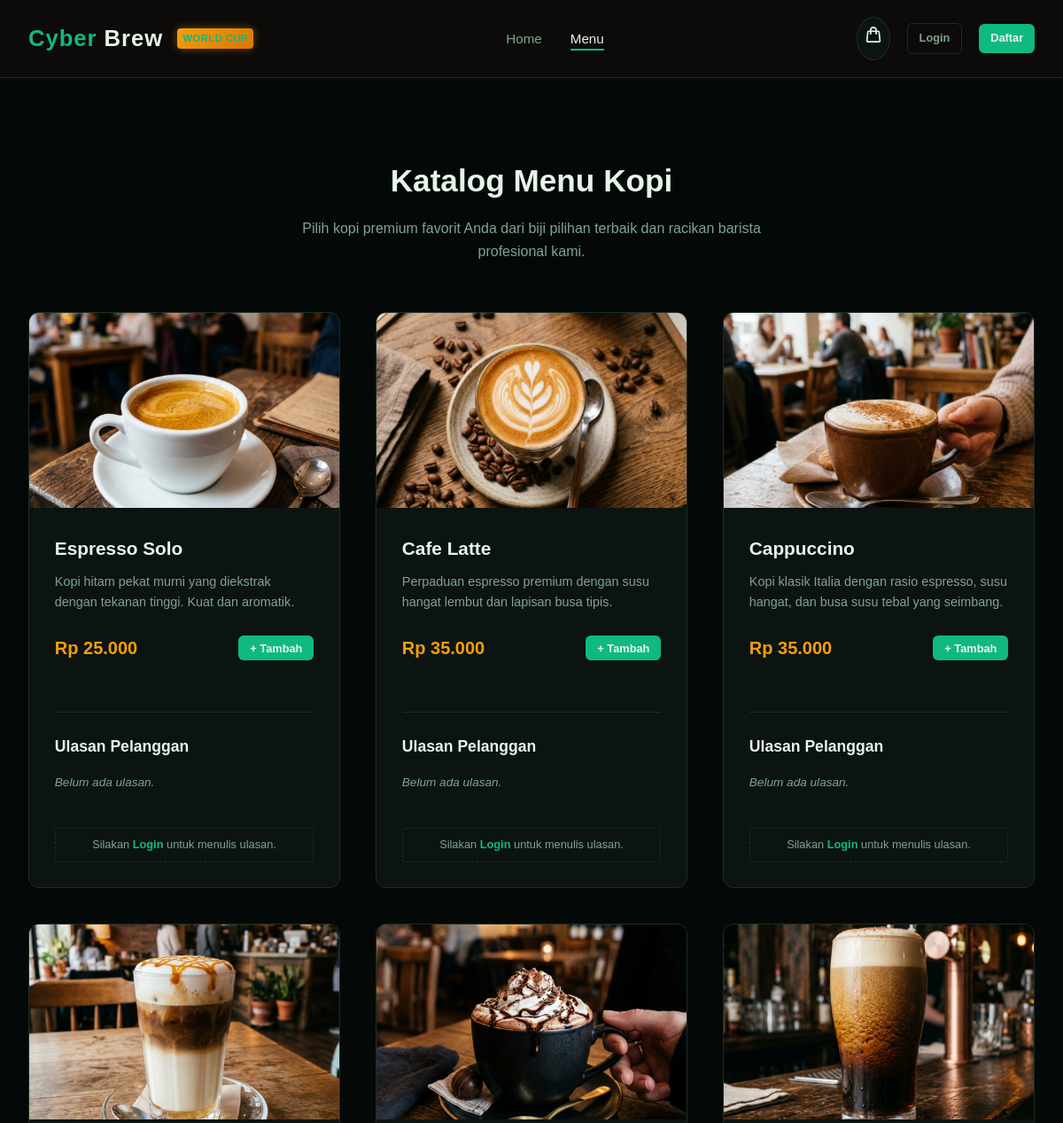
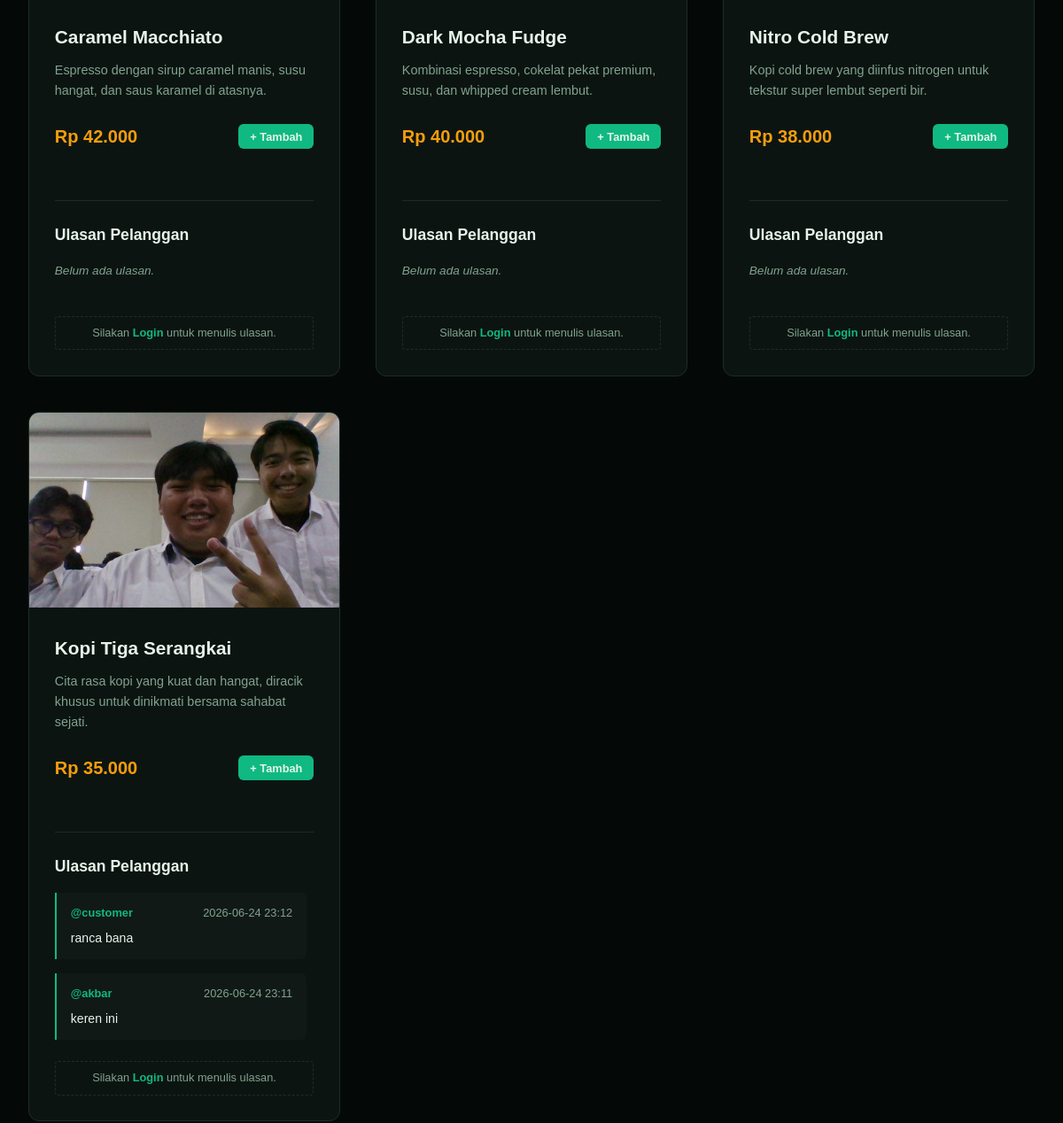
Before: /menu (upper part) with the older database file (2 pictures, top to bottom).
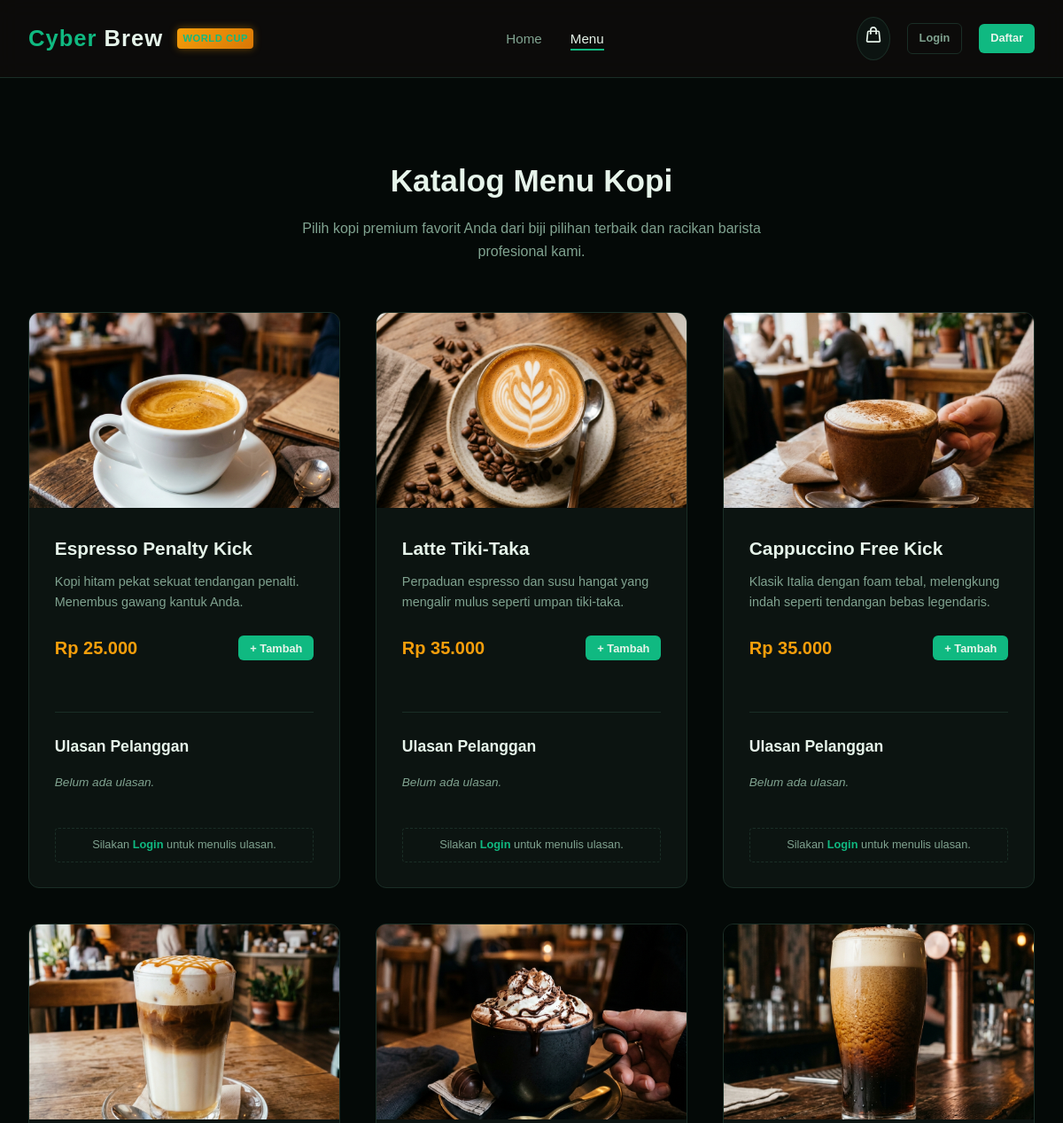
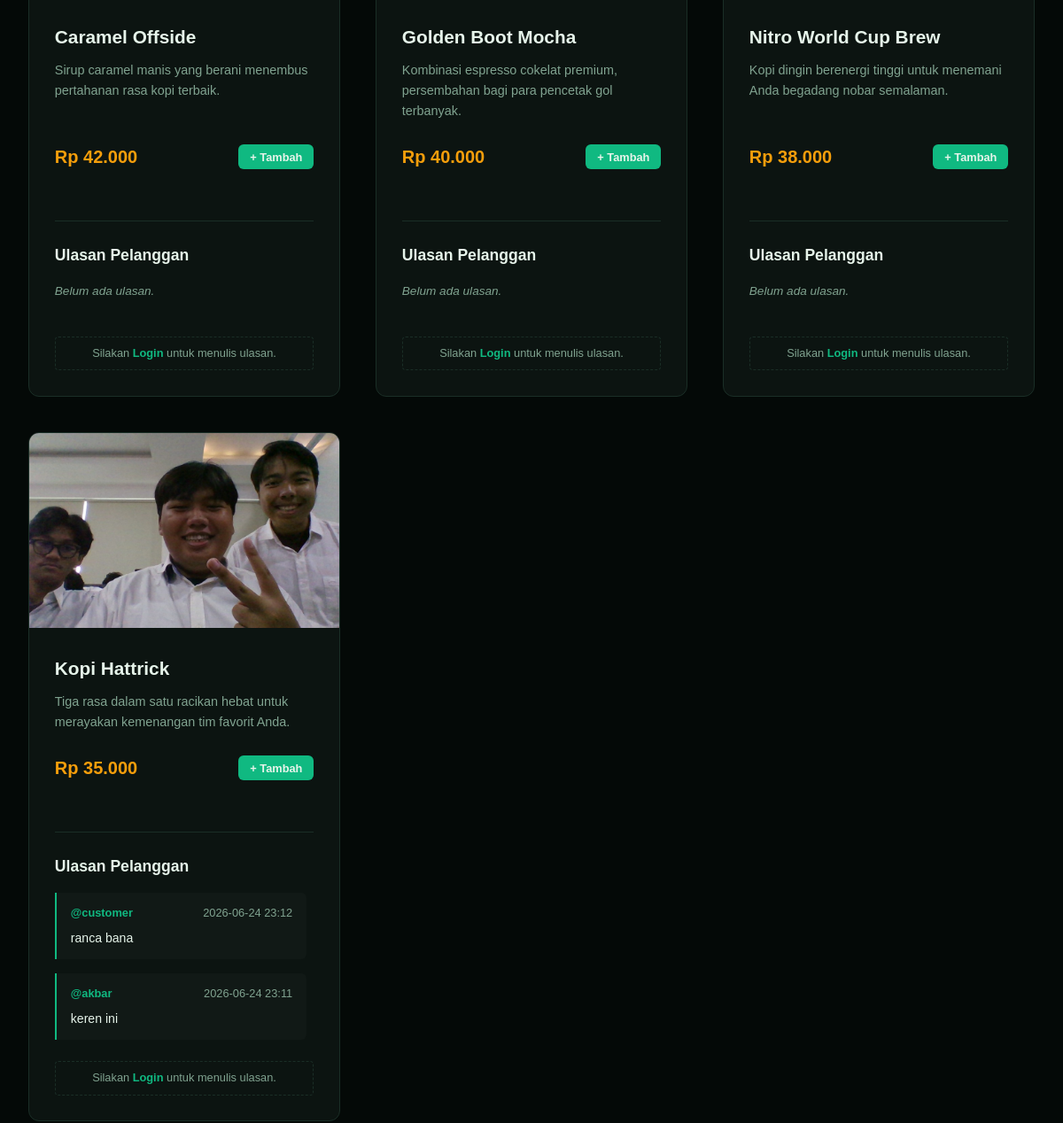
After: the same page with the newer database file (2 pictures, top to bottom).
### tables this page shows
CREATE TABLE products (
                id INTEGER PRIMARY KEY AUTOINCREMENT,
                name TEXT NOT NULL,
                description TEXT NOT NULL,
                price INTEGER NOT NULL,
                image_url TEXT NOT NULL
            );

CREATE TABLE reviews (
                id INTEGER PRIMARY KEY AUTOINCREMENT,
                product_id INTEGER NOT NULL,
                username TEXT NOT NULL,
                comment TEXT NOT NULL,
                review_date TEXT NOT NULL,
                FOREIGN KEY (product_id) REFERENCES products (id)
            );

### app.py (the view)
@app.route('/menu')
def menu():
    user = get_current_user()
    conn = get_db_connection()
    products = conn.execute('SELECT * FROM products').fetchall()
    products_with_reviews = []
    for product in products:
        p_dict = dict(product)
        reviews = conn.execute('SELECT * FROM reviews WHERE product_id = ? ORDER BY id DESC', (product['id'],)).fetchall()
        p_dict['reviews'] = [dict(r) for r in reviews]
        products_with_reviews.append(p_dict)
    conn.close()
    return render_template('menu.html', user=user, products=products_with_reviews, security_mode=config.SECURITY_MODE)

### app.py (called while the page is built, shortened)
@app.before_request
def check_session_timeout():
    if not request.endpoint or request.endpoint in ['static', 'login', 'register', 'logout', 'log_cookie']:
        return
    now = datetime.now().timestamp()
    if config.SECURITY_MODE:
        session.permanent = True

@app.before_request
def enforce_https():
    if config.SECURITY_MODE:
        is_secure = request.is_secure or request.headers.get('X-Forwarded-Proto', '').lower() == 'https'
        if not is_secure:
            url = request.url.replace("http://", "https://", 1)
            return redirect(url, code=301)

def get_db_connection():
    conn = sqlite3.connect(config.DATABASE)
    conn.row_factory = sqlite3.Row
    return conn

def get_current_user():
    if config.SECURITY_MODE:
        username = session.get('username')
        if not username:
            return None
        conn = get_db_connection()
        user = conn.execute('SELECT * FROM users WHERE username = ?', (username,)).fetchone()
        conn.close()
        return user

@app.context_processor
def inject_security_status():
    return dict(SECURITY_MODE=config.SECURITY_MODE)

### templates/menu.html (shortened to what this page needs)
{% extends 'layout.html' %}
{% block content %}
<section class="container">
    <div class="section-header">
        <h2>Katalog Menu Kopi</h2>
        <p>Pilih kopi premium favorit Anda dari biji pilihan terbaik dan racikan barista profesional kami.</p>
    </div>
    <div class="products-grid">
        {% for product in products %}
            <div class="product-card">
                <div class="product-image-container">
                    <img src="{{ product.image_url }}" alt="{{ product.name }}">
                </div>
                <div class="product-info">
                    <h3 class="product-name">{{ product.name }}</h3>
                    <p class="product-desc">{{ product.description }}</p>
                    <div class="product-footer" style="margin-bottom: 1.5rem;">
                        <span class="product-price">Rp {{ "{:,}".format(product.price).replace(",", ".") }}</span>
                        {% if user and user.role == 'admin' %}
                            <form action="/admin/delete_product/{{ product.id }}" method="POST" style="display: inline;" onsubmit="return confirm('Apakah Anda yakin ingin menghapus menu ini?');">
                                <button type="submit" class="btn btn-danger btn-sm">
                                    Hapus Menu
                                </button>
                            </form>
                        {% else %}
                            <button class="btn btn-primary btn-sm" onclick="addToCart({{ product.id }}, '{{ product.name }}', {{ product.price }})">
                                + Tambah
                            </button>
                        {% endif %}
                    </div>
                    <div class="review-section" id="reviews">
                        <h4>Ulasan Pelanggan</h4>
                        <div class="review-list">
                            {% if product.reviews %}
                                {% for review in product.reviews %}
                                    <div class="review-item">
                                        <div class="review-header">
                                            <span class="review-user">@{{ review.username }}</span>
                                            <span>{{ review.review_date }}</span>
                                        </div>
                                        {% if security_mode %}
                                            <p class="review-comment">{{ review.comment }}</p>
                                        {% else %}
                                            <p class="review-comment">{{ review.comment | safe }}</p>
                                        {% endif %}
                                    </div>
                                {% endfor %}
                            {% else %}
                                <p style="color: var(--text-muted); font-size: 0.85rem; font-style: italic; margin-bottom: 1rem;">Belum ada ulasan.</p>
                            {% endif %}
                        </div>
                        {% if user and user.role != 'admin' %}
                            <form action="/add_review" method="POST" class="review-form">
                                <input type="hidden" name="product_id" value="{{ product.id }}">
                                <div style="display: flex; gap: 0.5rem;">
                                    <input type="text" name="comment" class="form-control" placeholder="Tulis ulasan kopi ini..." required style="padding: 0.5rem 0.8rem; font-size: 0.85rem; border-radius: 4px;">
                                    <button type="submit" class="btn btn-primary btn-sm" style="padding: 0.5rem 1rem;">Kirim</button>
                                </div>
                            </form>
                        {% elif not user %}
                            <p style="color: var(--text-muted); font-size: 0.8rem; text-align: center; border: 1px dashed var(--border); padding: 0.5rem; border-radius: 4px;">
                                Silakan <a href="/login" style="font-weight: 600;">Login</a> untuk menulis ulasan.
                            </p>
                        {% endif %}
                    </div>
                </div>
            </div>
        {% endfor %}
    </div>
</section>
{% endblock %}

### templates/layout.html (shortened to what this page needs)
<!DOCTYPE html>
<html lang="id">
<head>
    <link rel="stylesheet" href="/static/css/style.css">
</head>
<body>
    <header>
        <div class="nav-container">
            <div class="logo">
                <a href="/"><span>Cyber</span> Brew <span class="wc-badge">World Cup</span></a>
            </div>
            <nav>
                <ul class="nav-menu">
                    <li><a href="/" class="nav-link {% if request.path == '/' %}active{% endif %}">Home</a></li>
                    <li><a href="/menu" class="nav-link {% if request.path == '/menu' %}active{% endif %}">Menu</a></li>
                </ul>
            </nav>
            <div class="nav-buttons">
                {% if not user or user.role != 'admin' %}
                <a href="/cart" class="cart-icon-container" title="Keranjang Belanja">
                </a>
                {% endif %}
                {% if user %}
                    <span style="font-size: 0.9rem; color: var(--text-muted);">Hi, <strong style="color: var(--text-light);">{{ user.username }}</strong></span>
                    <a href="/logout" class="btn btn-secondary btn-sm">Logout</a>
                {% else %}
                    <a href="/login" class="btn btn-secondary btn-sm">Login</a>
                    <a href="/register" class="btn btn-primary btn-sm">Daftar</a>
                {% endif %}
            </div>
        </div>
    </header>
    <main>
        {% block content %}{% endblock %}
    </main>
</body>
</html>

Changed rows visible on the page:
changed products: name "Espresso Solo" → "Espresso Penalty Kick"; description "Kopi hitam pekat murni yang diekstrak dengan tekanan tinggi. Kuat dan aromatik." → "Kopi hitam pekat sekuat tendangan penalti. Menembus gawang kantuk Anda."
changed products: name "Cafe Latte" → "Latte Tiki-Taka"; description "Perpaduan espresso premium dengan susu hangat lembut dan lapisan busa tipis." → "Perpaduan espresso dan susu hangat yang mengalir mulus seperti umpan tiki-taka."
changed products: name "Cappuccino" → "Cappuccino Free Kick"; description "Kopi klasik Italia dengan rasio espresso, susu hangat, dan busa susu tebal yang seimbang." → "Klasik Italia dengan foam tebal, melengkung indah seperti tendangan bebas legendaris."
changed products: name "Caramel Macchiato" → "Caramel Offside"; description "Espresso dengan sirup caramel manis, susu hangat, dan saus karamel di atasnya." → "Sirup caramel manis yang berani menembus pertahanan rasa kopi terbaik."
changed products: name "Dark Mocha Fudge" → "Golden Boot Mocha"; description "Kombinasi espresso, cokelat pekat premium, susu, dan whipped cream lembut." → "Kombinasi espresso cokelat premium, persembahan bagi para pencetak gol terbanyak."
changed products: name "Nitro Cold Brew" → "Nitro World Cup Brew"; description "Kopi cold brew yang diinfus nitrogen untuk tekstur super lembut seperti bir." → "Kopi dingin berenergi tinggi untuk menemani Anda begadang nobar semalaman."
changed products: name "Kopi Tiga Serangkai" → "Kopi Hattrick"; description "Cita rasa kopi yang kuat dan hangat, diracik khusus untuk dinikmati bersama sahabat sejati." → "Tiga rasa dalam satu racikan hebat untuk merayakan kemenangan tim favorit Anda."
